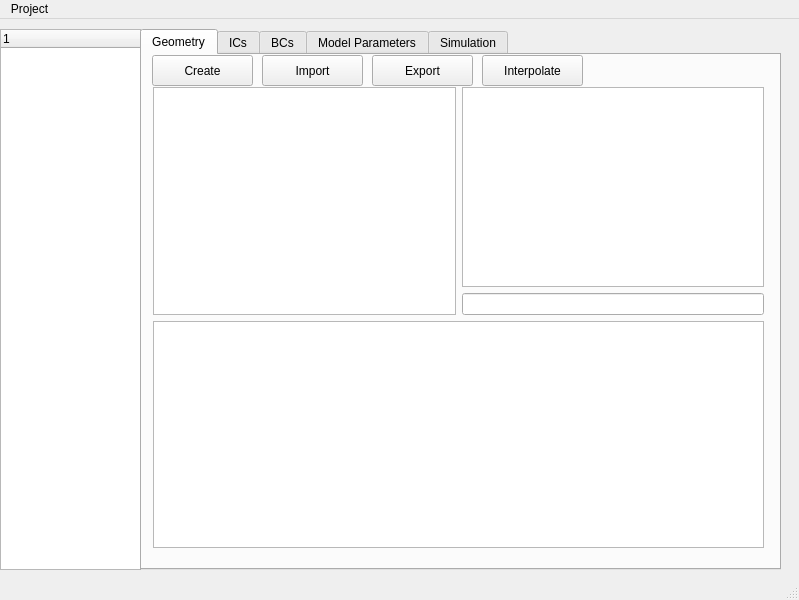
<?xml version="1.0" encoding="UTF-8"?>
<ui version="4.0">
 <class>MainWindow</class>
 <widget class="QMainWindow" name="MainWindow">
  <property name="geometry">
   <rect>
    <x>0</x>
    <y>0</y>
    <width>799</width>
    <height>600</height>
   </rect>
  </property>
  <property name="windowTitle">
   <string>openRiver</string>
  </property>
  <widget class="QWidget" name="centralwidget">
   <widget class="QTreeWidget" name="treeWidget">
    <property name="geometry">
     <rect>
      <x>0</x>
      <y>10</y>
      <width>141</width>
      <height>541</height>
     </rect>
    </property>
    <column>
     <property name="text">
      <string notr="true">1</string>
     </property>
    </column>
   </widget>
   <widget class="QTabWidget" name="Tabs">
    <property name="geometry">
     <rect>
      <x>140</x>
      <y>10</y>
      <width>641</width>
      <height>541</height>
     </rect>
    </property>
    <property name="currentIndex">
     <number>0</number>
    </property>
    <widget class="QWidget" name="geometry">
     <attribute name="title">
      <string>Geometry</string>
     </attribute>
     <widget class="QPushButton" name="createGeom">
      <property name="geometry">
       <rect>
        <x>10</x>
        <y>0</y>
        <width>101</width>
        <height>31</height>
       </rect>
      </property>
      <property name="text">
       <string>Create</string>
      </property>
     </widget>
     <widget class="QPushButton" name="importGeom">
      <property name="geometry">
       <rect>
        <x>120</x>
        <y>0</y>
        <width>101</width>
        <height>31</height>
       </rect>
      </property>
      <property name="locale">
       <locale language="English" country="UnitedStates"/>
      </property>
      <property name="text">
       <string>Import</string>
      </property>
     </widget>
     <widget class="QPushButton" name="exportGeom">
      <property name="geometry">
       <rect>
        <x>230</x>
        <y>0</y>
        <width>101</width>
        <height>31</height>
       </rect>
      </property>
      <property name="text">
       <string>Export</string>
      </property>
     </widget>
     <widget class="QPushButton" name="interpolateGeom">
      <property name="geometry">
       <rect>
        <x>340</x>
        <y>0</y>
        <width>101</width>
        <height>31</height>
       </rect>
      </property>
      <property name="text">
       <string>Interpolate</string>
      </property>
     </widget>
     <widget class="QWidget" name="layoutWidget">
      <property name="geometry">
       <rect>
        <x>11</x>
        <y>32</y>
        <width>611</width>
        <height>461</height>
       </rect>
      </property>
      <layout class="QVBoxLayout" name="verticalLayout_2">
       <item>
        <layout class="QHBoxLayout" name="horizontalLayout">
         <item>
          <widget class="QListWidget" name="listSections"/>
         </item>
         <item>
          <layout class="QVBoxLayout" name="verticalLayout">
           <item>
            <widget class="QTableView" name="tableSectionCoord"/>
           </item>
           <item>
            <widget class="QLineEdit" name="lineTabEdit"/>
           </item>
          </layout>
         </item>
        </layout>
       </item>
       <item>
        <widget class="QGraphicsView" name="sectionGraphics"/>
       </item>
      </layout>
     </widget>
    </widget>
    <widget class="QWidget" name="ics">
     <attribute name="title">
      <string>ICs</string>
     </attribute>
     <widget class="QPushButton" name="exportIcs">
      <property name="geometry">
       <rect>
        <x>220</x>
        <y>0</y>
        <width>101</width>
        <height>31</height>
       </rect>
      </property>
      <property name="text">
       <string>Export</string>
      </property>
     </widget>
     <widget class="QPushButton" name="importIcs">
      <property name="geometry">
       <rect>
        <x>110</x>
        <y>0</y>
        <width>101</width>
        <height>31</height>
       </rect>
      </property>
      <property name="text">
       <string>Import</string>
      </property>
     </widget>
     <widget class="QPushButton" name="createIcs">
      <property name="geometry">
       <rect>
        <x>0</x>
        <y>0</y>
        <width>101</width>
        <height>31</height>
       </rect>
      </property>
      <property name="text">
       <string>Create</string>
      </property>
     </widget>
    </widget>
    <widget class="QWidget" name="bcs">
     <attribute name="title">
      <string>BCs</string>
     </attribute>
     <widget class="QPushButton" name="exportBcs">
      <property name="geometry">
       <rect>
        <x>220</x>
        <y>0</y>
        <width>101</width>
        <height>31</height>
       </rect>
      </property>
      <property name="text">
       <string>Export</string>
      </property>
     </widget>
     <widget class="QPushButton" name="importBcs">
      <property name="geometry">
       <rect>
        <x>110</x>
        <y>0</y>
        <width>101</width>
        <height>31</height>
       </rect>
      </property>
      <property name="text">
       <string>Import</string>
      </property>
     </widget>
     <widget class="QPushButton" name="createBcs">
      <property name="geometry">
       <rect>
        <x>0</x>
        <y>0</y>
        <width>101</width>
        <height>31</height>
       </rect>
      </property>
      <property name="text">
       <string>Create</string>
      </property>
     </widget>
    </widget>
    <widget class="QWidget" name="parameters">
     <attribute name="title">
      <string>Model Parameters</string>
     </attribute>
     <widget class="QPushButton" name="exportParam">
      <property name="geometry">
       <rect>
        <x>220</x>
        <y>0</y>
        <width>101</width>
        <height>31</height>
       </rect>
      </property>
      <property name="text">
       <string>Export</string>
      </property>
     </widget>
     <widget class="QPushButton" name="importParam">
      <property name="geometry">
       <rect>
        <x>110</x>
        <y>0</y>
        <width>101</width>
        <height>31</height>
       </rect>
      </property>
      <property name="text">
       <string>Import</string>
      </property>
     </widget>
     <widget class="QPushButton" name="createParam">
      <property name="geometry">
       <rect>
        <x>0</x>
        <y>0</y>
        <width>101</width>
        <height>31</height>
       </rect>
      </property>
      <property name="text">
       <string>Create</string>
      </property>
     </widget>
    </widget>
    <widget class="QWidget" name="simulation">
     <attribute name="title">
      <string>Simulation</string>
     </attribute>
     <widget class="QPushButton" name="stopSimulation">
      <property name="geometry">
       <rect>
        <x>110</x>
        <y>0</y>
        <width>101</width>
        <height>31</height>
       </rect>
      </property>
      <property name="text">
       <string>Stop</string>
      </property>
     </widget>
     <widget class="QPushButton" name="runSimulation">
      <property name="geometry">
       <rect>
        <x>0</x>
        <y>0</y>
        <width>101</width>
        <height>31</height>
       </rect>
      </property>
      <property name="text">
       <string>Run</string>
      </property>
     </widget>
     <widget class="QLabel" name="label">
      <property name="geometry">
       <rect>
        <x>10</x>
        <y>40</y>
        <width>281</width>
        <height>18</height>
       </rect>
      </property>
      <property name="text">
       <string>Select a time step (time in seconds):</string>
      </property>
     </widget>
     <widget class="QListWidget" name="listProfiles">
      <property name="enabled">
       <bool>true</bool>
      </property>
      <property name="geometry">
       <rect>
        <x>10</x>
        <y>60</y>
        <width>141</width>
        <height>111</height>
       </rect>
      </property>
     </widget>
     <widget class="QGraphicsView" name="GraphicSimulation1D">
      <property name="geometry">
       <rect>
        <x>10</x>
        <y>180</y>
        <width>611</width>
        <height>301</height>
       </rect>
      </property>
      <property name="transformationAnchor">
       <enum>QGraphicsView::NoAnchor</enum>
      </property>
      <property name="rubberBandSelectionMode">
       <enum>Qt::IntersectsItemBoundingRect</enum>
      </property>
     </widget>
     <widget class="QPushButton" name="viewRes">
      <property name="geometry">
       <rect>
        <x>220</x>
        <y>0</y>
        <width>103</width>
        <height>28</height>
       </rect>
      </property>
      <property name="text">
       <string>View Results</string>
      </property>
     </widget>
    </widget>
   </widget>
  </widget>
  <widget class="QMenuBar" name="menubar">
   <property name="geometry">
    <rect>
     <x>0</x>
     <y>0</y>
     <width>799</width>
     <height>24</height>
    </rect>
   </property>
   <widget class="QMenu" name="menuProject">
    <property name="title">
     <string>Project</string>
    </property>
    <addaction name="action_New"/>
    <addaction name="action_Load"/>
   </widget>
   <addaction name="menuProject"/>
  </widget>
  <widget class="QStatusBar" name="statusbar"/>
  <action name="action_New">
   <property name="text">
    <string>&amp;New</string>
   </property>
  </action>
  <action name="action_Load">
   <property name="text">
    <string>&amp;Load</string>
   </property>
  </action>
  <action name="actionImportgeom">
   <property name="checkable">
    <bool>true</bool>
   </property>
   <property name="checked">
    <bool>false</bool>
   </property>
   <property name="text">
    <string>actionImportgeom</string>
   </property>
   <property name="toolTip">
    <string>actionImportgeom</string>
   </property>
   <property name="iconVisibleInMenu">
    <bool>false</bool>
   </property>
  </action>
  <action name="actionRun">
   <property name="text">
    <string>actionRun</string>
   </property>
   <property name="toolTip">
    <string>actionRun</string>
   </property>
  </action>
  <action name="actionView">
   <property name="text">
    <string>actionView</string>
   </property>
   <property name="toolTip">
    <string>actionView</string>
   </property>
  </action>
 </widget>
 <resources/>
 <connections>
  <connection>
   <sender>importGeom</sender>
   <signal>clicked()</signal>
   <receiver>actionImportgeom</receiver>
   <slot>trigger()</slot>
   <hints>
    <hint type="sourcelabel">
     <x>312</x>
     <y>81</y>
    </hint>
    <hint type="destinationlabel">
     <x>-1</x>
     <y>-1</y>
    </hint>
   </hints>
  </connection>
  <connection>
   <sender>listSections</sender>
   <signal>currentRowChanged(int)</signal>
   <receiver>MainWindow</receiver>
   <slot>itemChanged(int)</slot>
   <hints>
    <hint type="sourcelabel">
     <x>306</x>
     <y>193</y>
    </hint>
    <hint type="destinationlabel">
     <x>399</x>
     <y>299</y>
    </hint>
   </hints>
  </connection>
  <connection>
   <sender>runSimulation</sender>
   <signal>clicked()</signal>
   <receiver>actionRun</receiver>
   <slot>trigger()</slot>
   <hints>
    <hint type="sourcelabel">
     <x>202</x>
     <y>81</y>
    </hint>
    <hint type="destinationlabel">
     <x>-1</x>
     <y>-1</y>
    </hint>
   </hints>
  </connection>
  <connection>
   <sender>viewRes</sender>
   <signal>clicked()</signal>
   <receiver>actionView</receiver>
   <slot>trigger()</slot>
   <hints>
    <hint type="sourcelabel">
     <x>413</x>
     <y>79</y>
    </hint>
    <hint type="destinationlabel">
     <x>-1</x>
     <y>-1</y>
    </hint>
   </hints>
  </connection>
 </connections>
 <slots>
  <slot>itemChanged(int)</slot>
 </slots>
</ui>
